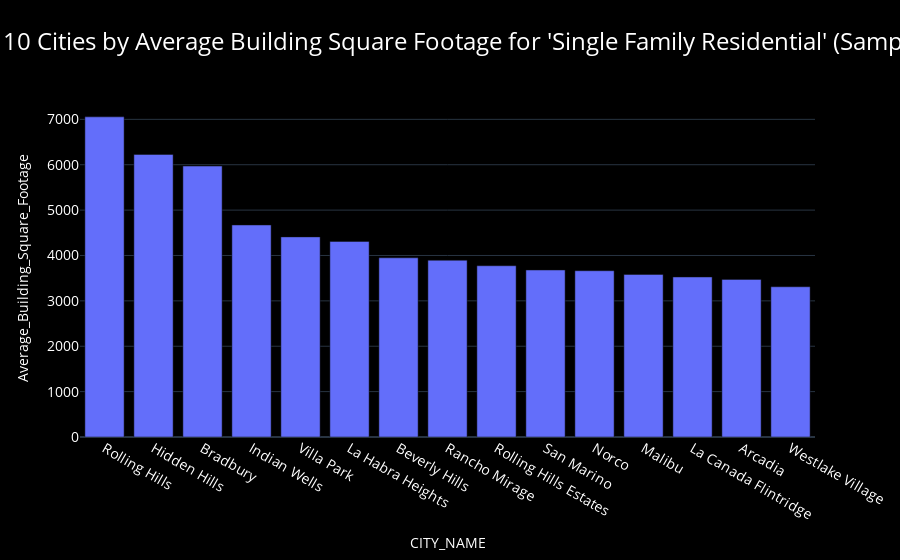

Notebook code cell kept with this figure:
### Markdown cell above
### Top 15 Building Square Footage across Single Family Residential Properties

### Code cell
# Filter the dataframe for rows where LAND_USE_CLASS_NAME is 'Single Family Residential'
df_single_family = df[df['LAND_USE_CLASS_NAME'] == 'Single Family Residential']


# Apply the function to each city group to remove outliers
df_no_outliers = df_single_family.groupby('CITY_NAME', group_keys=False).apply(lambda group: remove_outliers(group, 'BUILDING_SQFT'))

# Apply the sampling function to each city's group
sampled_df = df_no_outliers.groupby('CITY_NAME', group_keys=False).apply(sample_n_or_less)

# Calculate average building square footage for the sampled 'Single Family Residential' per city
df_average_building_sqft_sampled = (
    sampled_df.groupby('CITY_NAME')['BUILDING_SQFT']
    .mean()
    .reset_index(name='Average_Building_Square_Footage')
)

# Sort the DataFrame to get the top 10 cities by average building square footage for 'Single Family Residential'
top_cities_building_sqft_sampled = (
    df_average_building_sqft_sampled.sort_values('Average_Building_Square_Footage', ascending=False)
    .head(15)
)

# Visualization for Average Building Square Footage for 'Single Family Residential' per City from the sampled data
fig_building_sqft_sampled = px.bar(
    top_cities_building_sqft_sampled, 
    x='CITY_NAME', 
    y='Average_Building_Square_Footage',
    title="Top 15 Cities by Average Building Square Footage for 'Multi-Family Residential' (Sampled)",
    template='plotly_dark'
)

# Customize the chart for higher contrast and legibility
fig_building_sqft_sampled.update_layout({
    'plot_bgcolor': 'black',  # Set the plot background to black
    'paper_bgcolor': 'black',  # Set the overall background to black
    'title': {'text': "Top 10 Cities by Average Building Square Footage for 'Single Family Residential' (Sampled)", 'x':0.5, 'xanchor': 'center'},
    'title_font': {'size': 24, 'color': 'white'},  # Increase title font size and set to white
    'font': {'color': 'white'},  # Set the color of all text to white
    'xaxis': {'title': {'standoff': 15}, 'tickfont': {'size': 14}},  # Adjust x-axis properties
    'yaxis': {'title': {'standoff': 15}, 'tickfont': {'size': 14}},  # Adjust y-axis properties
})

# Increase the text size for the bar labels
fig_building_sqft_sampled.update_traces(textfont_size=16)


fig_building_sqft_sampled.show()

### Figure 1 — Plotly figure (JSON) as saved in the notebook; plotly's stock layout.template omitted (floating-point values rounded to 4 significant figures)
{"data": [{"alignmentgroup": "True", "hovertemplate": "CITY_NAME=%{x}<br>Average_Building_Square_Footage=%{y}<extra></extra>", "legendgroup": "", "marker": {"color": "#636efa", "pattern": {"shape": ""}}, "name": "", "offsetgroup": "", "orientation": "v", "showlegend": false, "textfont": {"size": 16}, "textposition": "auto", "type": "bar", "x": ["Rolling Hills", "Hidden Hills", "Bradbury", "Indian Wells", "Villa Park", "La Habra Heights", "Beverly Hills", "Rancho Mirage", "Rolling Hills Estates", "San Marino", "Norco", "Malibu", "La Canada Flintridge", "Arcadia", "Westlake Village"], "xaxis": "x", "y": [7055.0, 6226.0, 5970.0, 4672.0, 4410.0, 4309.0, 3949.0, 3895.0, 3774.0, 3680.0, 3664.0, 3581.0, 3526.0, 3473.0, 3311.0], "yaxis": "y"}], "layout": {"barmode": "relative", "font": {"color": "white"}, "legend": {"tracegroupgap": 0}, "paper_bgcolor": "black", "plot_bgcolor": "black", "title": {"font": {"color": "white", "size": 24}, "text": "Top 10 Cities by Average Building Square Footage for 'Single Family Residential' (Sampled)", "x": 0.5, "xanchor": "center"}, "xaxis": {"anchor": "y", "domain": [0, 1], "tickfont": {"size": 14}, "title": {"standoff": 15, "text": "CITY_NAME"}}, "yaxis": {"anchor": "x", "domain": [0, 1], "tickfont": {"size": 14}, "title": {"standoff": 15, "text": "Average_Building_Square_Footage"}}}}
